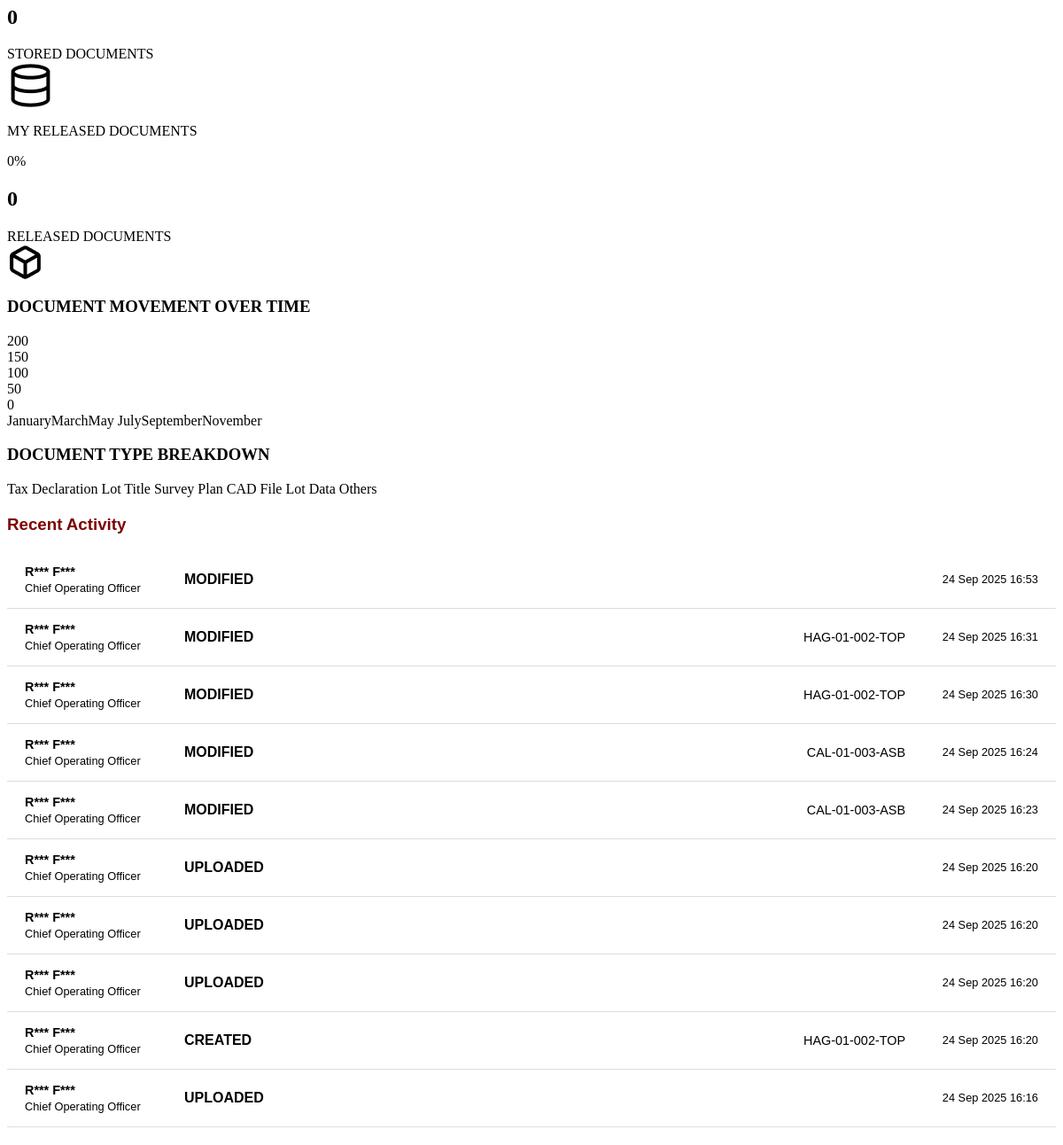
Page /user_dashboard.php (signed in, lower part) on the earlier database version.
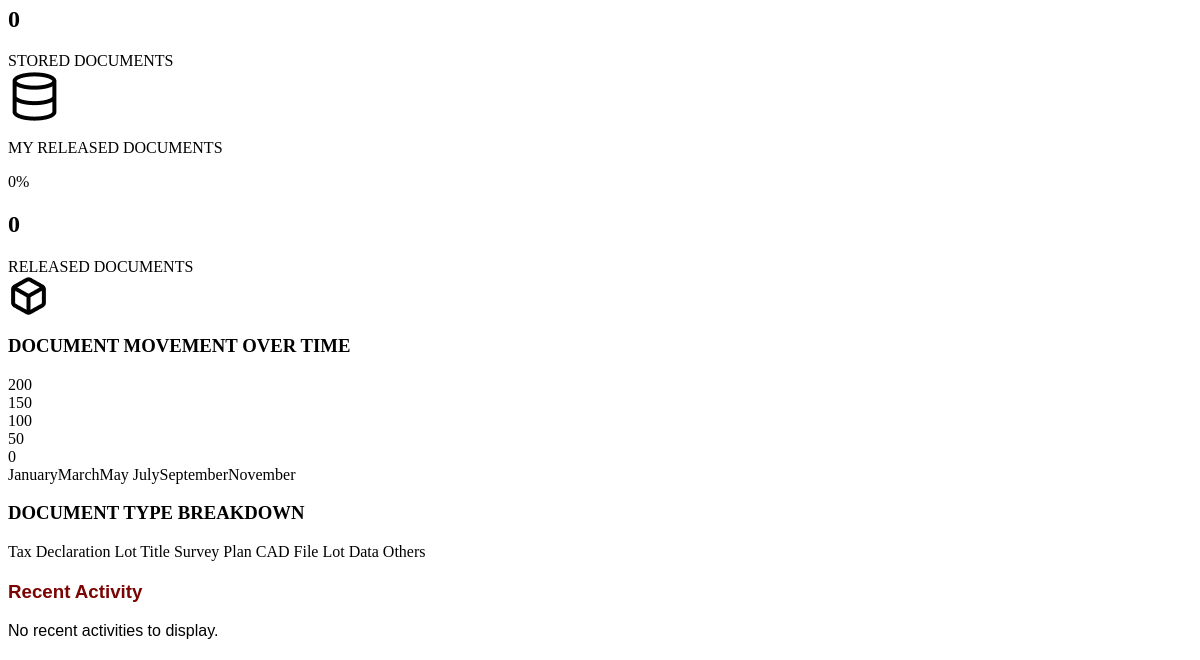
Same page on the later database version.
### tables this page shows
CREATE TABLE `activity_log` (
  `ActivityLogID` varchar(10) NOT NULL,
  `ProjectID` varchar(20) NOT NULL,
  `DocumentID` varchar(10) NOT NULL,
  `Status` enum('CREATED','VIEWED','MODIFIED','DELETED','RETRIEVED','RETURNED','UPLOADED') NOT NULL,
  `EmployeeID` varchar(10) NOT NULL,
  `Time` timestamp NULL DEFAULT current_timestamp()
);

CREATE TABLE `employee` (
  `EmployeeID` varchar(10) NOT NULL,
  `EmpLName` varchar(50) NOT NULL,
  `EmpFName` varchar(50) NOT NULL,
  `Email` varchar(50) NOT NULL,
  `Password` varchar(255) NOT NULL,
  `JobPosition` enum('Chief Operating Officer','Secretary','Compliance Officer','CAD Operator') NOT NULL,
  `AccountType` enum('Admin','User') NOT NULL,
  `AccountStatus` enum('Active','Inactive') NOT NULL,
  `PasswordCode` varchar(6) DEFAULT NULL,
  `CodeExpiry` datetime DEFAULT NULL
);

### user_dashboard.php (the view, shortened to what the changed rows need)
<?php
include 'server/server.php';
$total_projects_query = "SELECT COUNT(*) as total FROM project";
$total_projects_result = $conn->query($total_projects_query);
$total_projects = $total_projects_result->fetch_assoc()['total'];
$total_documents_query = "SELECT COUNT(*) as total FROM document WHERE documentstatus IS NOT NULL";
$total_documents_result = $conn->query($total_documents_query);
$total_documents = $total_documents_result->fetch_assoc()['total'];
$stored_documents_query = "SELECT COUNT(*) as total FROM document WHERE documentstatus='stored'";
$stored_documents_result = $conn->query($stored_documents_query);
$stored_documents = $stored_documents_result->fetch_assoc()['total'];
$released_documents_query = "SELECT COUNT(*) as total FROM document WHERE documentstatus='released'";
$released_documents_result = $conn->query($released_documents_query);
$released_documents = $released_documents_result->fetch_assoc()['total'];
$percentage_stored = $total_documents > 0 ? round(($stored_documents / $total_documents) * 100) : 0;
$percentage_released = $total_documents > 0 ? round(($released_documents / $total_documents) * 100) : 0;
$stats = [
    ["label" => "TOTAL OF PROJECTS", "value" => $total_projects, "icon" => "folder.png", "text" => "PROJECTS"],
    ["label" => "TOTAL OF DOCUMENTS", "value" => $total_documents, "icon" => "File text.png", "text" => "DOCUMENTS"],
    ["label" => "MY STORED DOCUMENTS", "value" => $stored_documents, "percent" => $percentage_stored, "icon" => "Database.png", "text" => "STORED DOCUMENTS"],
    ["label" => "MY RELEASED DOCUMENTS", "value" => $released_documents, "percent" => $percentage_released, "icon" => "Box.png", "text" => "RELEASED DOCUMENTS"]
];
?>
<div class="stats">
    <?php foreach ($stats as $stat): ?>
    <div class="stat-box">
        <div class="stat-top">
            <p><?= $stat["label"] ?></p>
            <?php if (isset($stat["percent"])): ?>
            <span class="percent"><?= $stat["percent"] ?>%</span>
            <?php endif; ?>
        </div>
        <div class="stat-bottom">
            <div class="stat-info">
                <h2><?= $stat["value"] ?></h2>
                <span class="label"><?= $stat["text"] ?></span>
            </div>
            <div class="icon-container">
                <img src="picture/<?= $stat["icon"] ?>" alt="<?= $stat["text"] ?> Icon" />
            </div>
        </div>
    </div>
    <?php endforeach; ?>
</div>
<div class="mid-section">
    <?php
include 'server/server.php';
$userRole = $_SESSION['role'] ?? null;
$userID = $_SESSION['employeeid'] ?? null;
$recent_activities = [];
if ($userRole === 'admin') {
    $sql = "
    SELECT
      al.ActivityLogID,
      al.ProjectID,
      al.DocumentID,
      al.Status,
      al.Time,
      e.EmployeeID,
      e.JobPosition,
      CONCAT(SUBSTRING(e.EmpFName, 1, 1), '*** ', SUBSTRING(e.EmpLName, 1, 1), '***') AS masked_employee_name,
      d.DocumentName
    FROM activity_log al
    JOIN employee e ON al.EmployeeID = e.EmployeeID
    LEFT JOIN document d ON al.DocumentID = d.DocumentID
    ORDER BY al.Time DESC
    LIMIT 10
    ";
} else if ($userRole === 'user' && $userID) {
    $sql = "
    SELECT
      al.ActivityLogID,
      al.ProjectID,
      al.DocumentID,
      al.Status,
      al.Time,
      e.EmployeeID,
      e.JobPosition,
      CONCAT(SUBSTRING(e.EmpFName, 1, 1), '*** ', SUBSTRING(e.EmpLName, 1, 1), '***') AS masked_employee_name,
      d.DocumentName
    FROM activity_log al
    JOIN employee e ON al.EmployeeID = e.EmployeeID
    LEFT JOIN document d ON al.DocumentID = d.DocumentID
    WHERE al.EmployeeID = ?
    ORDER BY al.Time DESC
    LIMIT 10
    ";
} else {
    $recent_activities = [];
}
if (!empty($sql)) {
    if ($userRole === 'user' && $userID) {
        $stmt = $conn->prepare($sql);
        $stmt->bind_param("s", $userID);
        $stmt->execute();
        $result = $stmt->get_result();
    } else {
        $result = $conn->query($sql);
    }
    if ($result && $result->num_rows > 0) {
        while ($row = $result->fetch_assoc()) {
            $display_info = empty($row['DocumentID']) ? $row['ProjectID'] : $row['DocumentName'];
            $recent_activities[] = [
                'activity_log_id' => $row['ActivityLogID'],
                'project_id' => $row['ProjectID'],
                'document_id' => $row['DocumentID'],
                'status' => $row['Status'],
                'time' => $row['Time'],
                'masked_employee_name' => $row['masked_employee_name'],
                'JobPosition' => $row['JobPosition'],
                'display_info' => $display_info
            ];
        }
    }
}
?>
    <div class="recent-list">
        <h3>Recent Activity</h3>
        <?php if (empty($recent_activities)): ?>
        <p>No recent activities to display.</p>
        <?php else: ?>
        <?php foreach ($recent_activities as $activity): ?>
        <div class="recent-item">
            <div class="employee-info">
                <strong><?= htmlspecialchars($activity['masked_employee_name']) ?></strong>
                <span class="employee-role"><?= htmlspecialchars($activity['JobPosition']) ?></span>
            </div>
            <div class="status">
                <?= htmlspecialchars(strtoupper($activity['status'])) ?>
            </div>
            <div class="display-info">
                <?= htmlspecialchars($activity['display_info']) ?>
            </div>
            <div class="datetime">
                <?= date('d M Y H:i', strtotime($activity['time'])) ?>
            </div>
        </div>
        <?php endforeach; ?>
        <?php endif; ?>
    </div>
</div>

Differences in the rows shown:
removed activity_log: masked_employee_name "R*** F***", EmployeeID.JobPosition "Chief Operating Officer", Status "MODIFIED", Time "24 Sep 2025 16:53"
removed activity_log: masked_employee_name "R*** F***", EmployeeID.JobPosition "Chief Operating Officer", Status "MODIFIED", ProjectID "HAG-01-002-TOP", Time "24 Sep 2025 16:31"
removed activity_log: masked_employee_name "R*** F***", EmployeeID.JobPosition "Chief Operating Officer", Status "MODIFIED", ProjectID "HAG-01-002-TOP", Time "24 Sep 2025 16:30"
removed activity_log: masked_employee_name "R*** F***", EmployeeID.JobPosition "Chief Operating Officer", Status "MODIFIED", ProjectID "CAL-01-003-ASB", Time "24 Sep 2025 16:24"
removed activity_log: masked_employee_name "R*** F***", EmployeeID.JobPosition "Chief Operating Officer", Status "MODIFIED", ProjectID "CAL-01-003-ASB", Time "24 Sep 2025 16:23"
removed activity_log: masked_employee_name "R*** F***", EmployeeID.JobPosition "Chief Operating Officer", Status "UPLOADED", Time "24 Sep 2025 16:20"
removed activity_log: masked_employee_name "R*** F***", EmployeeID.JobPosition "Chief Operating Officer", Status "UPLOADED", Time "24 Sep 2025 16:20"
removed activity_log: masked_employee_name "R*** F***", EmployeeID.JobPosition "Chief Operating Officer", Status "UPLOADED", Time "24 Sep 2025 16:20"
removed activity_log: masked_employee_name "R*** F***", EmployeeID.JobPosition "Chief Operating Officer", Status "CREATED", ProjectID "HAG-01-002-TOP", Time "24 Sep 2025 16:20"
removed activity_log: masked_employee_name "R*** F***", EmployeeID.JobPosition "Chief Operating Officer", Status "UPLOADED", Time "24 Sep 2025 16:16"
Other differences:
text now shown: "No recent activities to display."
